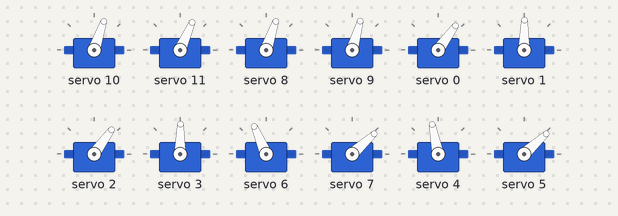
This sketch was run on a simulated Arduino Uno, built with avr-gcc and run on an emulated ATmega328P. Shown: 12 × servo. What the sketch prints to the serial monitor is not drawn.

Above: at 0.25 s.
At 2.4 s:
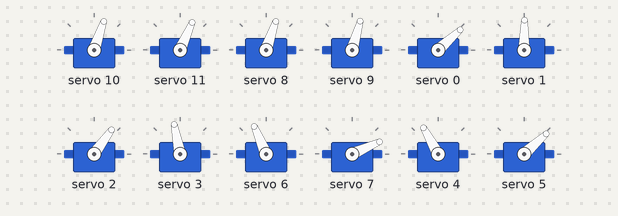
At 3.6 s:
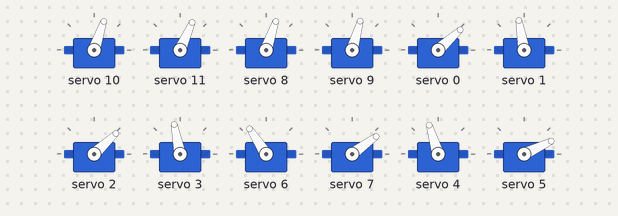
At 4.3 s:
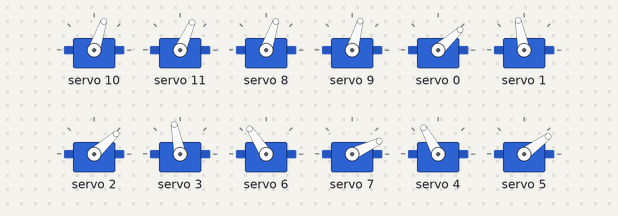
Timing chart, 0 to 5.6 s (numbered marks = the images above):
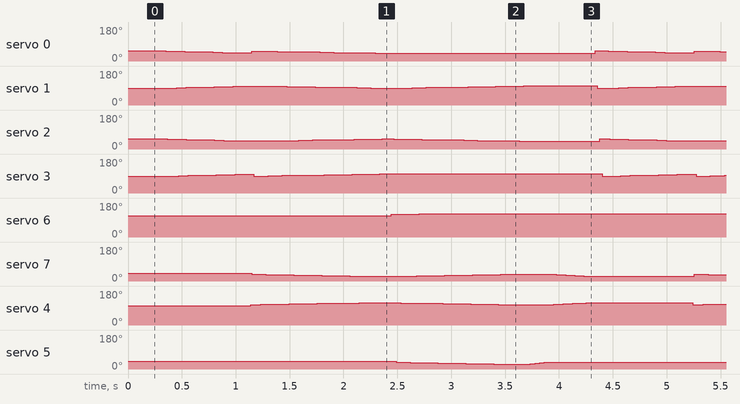

Measured:
- by itself, servo 1: moves between 89° and 101°, repeating every 4.1 s
- by itself, servo 2: moves between 42° and 54°, repeating every 4.1 s
- by itself, servo 6: repeats every 4.1 s: 121° 0.13 s, 122° 0.13 s, 123° 3.7 s, 120° 0.13 s
- by itself, servo 7: moves between 24° and 36°, repeating every 4.1 s
- by itself, servo 4: moves between 107° and 119°, repeating every 4.1 s
- by itself, servo 0: repeats every 4.1 s: 51° 0.09 s, 50° 0.09 s, 49° 0.09 s, 48° 0.09 s, 47° 0.09 s, 45° 0.09 s, 44° 0.09 s, 43° 0.10 s, 52° 0.11 s, 51° 0.13 s, 50° 0.13 s, 49° 0.13 s, 48° 0.13 s, 47° 0.13 s, 45° 0.13 s, 44° 0.13 s, 43° 0.13 s, 42° 2.0 s, 54° 0.12 s, 52° 0.09 s
- by itself, servo 5: repeats every 4.1 s: 33° 0.13 s, 32° 0.13 s, 31° 0.13 s, 30° 0.13 s, 29° 0.13 s, 28° 0.13 s, 26° 0.13 s, 25° 0.13 s, 24° 0.04 s, 25° 0.02 s, 26° 0.02 s, 28° 0.02 s, 29° 0.02 s, 30° 0.02 s, 31° 0.02 s, 32° 0.02 s, 33° 0.02 s, 35° 0.02 s, 36° 2.7 s, 35° 0.13 s

The sketch:

spotmicro.ino
```cpp
#include <Arduino.h>
#include <Wire.h>
#include <Adafruit_PWMServoDriver.h>
#include <SoftwareSerial.h>
#include "SpotMicroAI.h"


Adafruit_PWMServoDriver driver = Adafruit_PWMServoDriver();
SpotMicroAI spotMicroAI = SpotMicroAI(&driver);
char input;
//SoftwareSerial BTSerial(18, 19);  // RX, TX

void setup() {
  Serial.begin(9600);
  spotMicroAI.setUp();
  spotMicroAI.startPosition();
}

void loop() {

  // int j = 0;
  // for (int i = 0; i <= 60; i++) {

  //   if (i < 30) {
  //     j = i;
  //   } else {
  //     j = 60 - i;
  //   }

  //   spotMicroAI.leftFrontLeg.elbow.rotate(60 + j);
  //   spotMicroAI.rightFrontLeg.elbow.rotate(60 + j);

  //    spotMicroAI.leftFrontLeg.shoulderFlextion.rotate(5 + j);
  //    spotMicroAI.rightFrontLeg.shoulderFlextion.rotate(5 + j);

  //   spotMicroAI.leftBackLeg.elbow.rotate(60 +  j / 2);
  //   spotMicroAI.rightBackLeg.elbow.rotate(60 + j / 2);


  // }


  for (int i = 10; i > 0; i--) {

    spotMicroAI.leftFrontLeg.elbow.rotate(70 - i);
    spotMicroAI.rightFrontLeg.elbow.rotate(70 - i);

    spotMicroAI.leftBackLeg.elbow.rotate(70 - i);
    spotMicroAI.rightBackLeg.elbow.rotate(70 - i);

    delay(50);
  }

  for (int i = 1; i <= 10; i++) {
    spotMicroAI.leftFrontLeg.stepA(i);
    spotMicroAI.rightBackLeg.stepA(i);
    spotMicroAI.leftBackLeg.stepC(i);
    spotMicroAI.rightFrontLeg.stepC(i);
  }

  for (int i = 1; i <= 10; i++) {
    spotMicroAI.leftFrontLeg.stepB(i);
    spotMicroAI.rightBackLeg.stepB(i);
    spotMicroAI.leftBackLeg.stepA(i);
    spotMicroAI.rightFrontLeg.stepA(i);
  }

  for (int i = 1; i <= 10; i++) {

    spotMicroAI.rightFrontLeg.stepB(i);
  }

  for (int i = 1; i <= 10; i++) {
    spotMicroAI.leftFrontLeg.stepD(i);
    spotMicroAI.rightBackLeg.stepD(i);
  }


  // for (int i = 0; i <= 10; i++) {
  //   spotMicroAI.rightBackLeg.elbow.rotate(80-i);
  //   spotMicroAI.rightBackLeg.shoulderFlextion.rotate(i);

  //   spotMicroAI.leftBackLeg.elbow.rotate(80-i);
  //   spotMicroAI.leftBackLeg.shoulderFlextion.rotate(i);

  //   spotMicroAI.rightFrontLeg.elbow.rotate(80-i);
  //   spotMicroAI.rightFrontLeg.shoulderFlextion.rotate(i);

  //   spotMicroAI.leftFrontLeg.elbow.rotate(80-i);
  //   spotMicroAI.leftFrontLeg.shoulderFlextion.rotate(i);

  //   delay(100);
  // }

  // for (int i = 10; i >= 0; i--) {
  //   // spotMicroAI.rightBackLeg.elbow.rotate(80 - i);
  //   // spotMicroAI.rightBackLeg.shoulderFlextion.rotate(i);

  //   // spotMicroAI.leftBackLeg.elbow.rotate(80 - i);
  //   // spotMicroAI.leftBackLeg.shoulderFlextion.rotate(i);

  //   // spotMicroAI.rightFrontLeg.elbow.rotate(80 - i);
  //   // spotMicroAI.rightFrontLeg.shoulderFlextion.rotate(i);

  //   spotMicroAI.leftFrontLeg.elbow.rotate(80 - i);
  //   spotMicroAI.leftFrontLeg.shoulderFlextion.rotate(i);

  //   delay(100);
  // }

  // for (int i = 0; i < 40; i++) {
  //   spotMicroAI.leftFrontLeg.shoulderFlextion.rotate(i);
  //   spotMicroAI.leftBackLeg.shoulderFlextion.rotate(i);

  //   spotMicroAI.rightBackLeg.shoulderFlextion.rotate(i);
  //   spotMicroAI.rightFrontLeg.shoulderFlextion.rotate(i);
  //   delay(40);
  // }

  // for (int i = 40; i > 0; i--) {
  //   spotMicroAI.leftFrontLeg.shoulderFlextion.rotate(i);
  //   spotMicroAI.leftBackLeg.shoulderFlextion.rotate(i);

  //   spotMicroAI.rightBackLeg.shoulderFlextion.rotate(i);
  //   spotMicroAI.rightFrontLeg.shoulderFlextion.rotate(i);
  //   delay(40);
  // }

  // spotMicroAI.rightBackLeg.elbow.rotate(90);
  // spotMicroAI.rightFrontLeg.elbow.rotate(90);
  // delay(1000);

  // for (int i = 2; i <= 10; i++) {
  //   spotMicroAI.rightBackLeg.shoulderFlextion.rotate(i);
  //   spotMicroAI.rightBackLeg.elbow.rotate(90 + i);

  //   spotMicroAI.rightFrontLeg.shoulderFlextion.rotate(i);
  //   spotMicroAI.rightFrontLeg.elbow.rotate(90 + i);

  //   delay(50);
  // }


  // for (int i = 10; i >= 2; i--) {
  //   spotMicroAI.rightBackLeg.shoulderFlextion.rotate(i);
  //   spotMicroAI.rightBackLeg.elbow.rotate(90 + i);

  //   spotMicroAI.rightFrontLeg.shoulderFlextion.rotate(i);
  //   spotMicroAI.rightFrontLeg.elbow.rotate(90 + i);
  //   delay(50);
  // }
}
```

Joint.cpp
```cpp
#include "Joint.h"

Joint::Joint() {
}

Joint::Joint(Adafruit_PWMServoDriver *Driver, int servoNo, Direction direction, int minAllowedAngle, int maxAllowedAngle, int tuneDiffAngle, int leverageLength, int fixAngle) {
  driver = Driver;
  this->servoNo = servoNo;
  this->direction = direction;
  this->minAllowedAngle = minAllowedAngle;
  this->maxAllowedAngle = maxAllowedAngle;
  this->tuneDiffAngle = tuneDiffAngle;
  this->leverageLength = leverageLength;
  this->fixAngle = fixAngle;
}

void Joint::rotate(int angle) {
  Serial.println("rotate angle");
  Serial.println(angle);
  Serial.println(this->servoNo);
  angle = angle - this->fixAngle;
  if (angle < this->minAllowedAngle || angle > this->maxAllowedAngle) {
    return;
  }
  this->currentAngle = angle;
  if (this->tuneDiffAngle > 0) {
    angle = 180 - angle - this->tuneDiffAngle;
  }
  uint16_t pulselength = map(angle, 0, 180, SERVOMIN, SERVOMAX);
  driver->setPWM(this->servoNo, 0, pulselength);
  delay(5);
}

void Joint::rotateSmooth(int toAngle) {
  this->rotateTo(this->currentAngle, toAngle);
}

void Joint::rotateTo(int baseAngle, int toAngle) {
  Serial.println("\nRotateTo(" + String(baseAngle) + ", " + String(toAngle) + ")");

  if (baseAngle > toAngle) {
    for (int angle = baseAngle; angle >= toAngle; angle--) {
      this->rotate(angle);
      delay(40);
    }
  } else {
    for (int angle = baseAngle; angle <= toAngle; angle++) {
      this->rotate(angle);
      delay(40);
    }
  }


  Serial.println("");
  Serial.println("RotateTo done.");
}
```

Joint.h
```cpp
#ifndef MY_Joint_H
#define MY_Joint_H
#include <Adafruit_PWMServoDriver.h>

#define SERVOMIN 150  // This is the 'minimum' pulse length count (out of 4096)
#define SERVOMAX 600  // This is the 'maximum' pulse length count (out of 4096)
#define USMIN 400     // This is the rounded 'minimum' microsecond length based on the minimum pulse of 150
#define USMAX 2200    // This is the rounded 'maximum' microsecond length based on the maximum pulse of 600

enum Direction {
  DIRECTION_CW,  // right joint
  DIRECTION_CCW  // left joint
};

class Joint {
private:
  Adafruit_PWMServoDriver *driver;
  int servoNo;
  Direction direction;
  int minAllowedAngle = 0;
  int maxAllowedAngle = 180;
  int tuneDiffAngle = 0;
  int leverageLength = 0;
  int currentAngle = 0;

public:
  int fixAngle;
  Joint();
  Joint(Adafruit_PWMServoDriver *Driver,
      int servoNo,
      Direction direction,
      int minAllowedAngle,
      int maxAllowedAngle,
      int tuneDiffAngle,
      int leverageLength, int fixAngle);
  void rotate(int angle);
  void rotateTo(int baseAngle, int toAngle);
  void rotateSmooth(int toAngle);
};

#endif
```

Leg.cpp
```cpp
#include "Leg.h"

Leg ::Leg() {}

Leg::Leg(Adafruit_PWMServoDriver *Driver,
         Direction direction,
         int elbowStepPin, int shoulderFlextionStepPin, int sholderAbductionStepPin,
         int elbowFixAngle, int shoulderFixAngle, int abdFixAngle) {
  driver = Driver;

  this->sf_init = 165;
  this->elbow_init_angle = 90;
  this->sholderAbduction_init_angle = 90;

  int elbowTuneAngle = 0;
  if (direction == DIRECTION_CCW) {
    elbowTuneAngle = 90;
  }
  this->elbow = Joint(driver, elbowStepPin, direction, 1, 121, elbowTuneAngle, 0, elbowFixAngle);

  int soulderTuneAngle = 0;
  if (direction == DIRECTION_CCW) {
    soulderTuneAngle = 90;
  }
  this->shoulderFlextion = Joint(driver, shoulderFlextionStepPin, direction, 1, 120, soulderTuneAngle, 0, shoulderFixAngle);
  this->sholderAbduction = Joint(driver, sholderAbductionStepPin, direction, 39, 56, 0, 0, abdFixAngle);
}

// void Leg::startPosition()
// {
//     this->elbow.rotate(this->elbow_init_angle);
//     this->shoulderFlextion.rotate(this->sf_init);
//     this->sholderAbduction.rotate(this->sholderAbduction_init_angle);
// }

void Leg::stepA(int i) {
  this->shoulderFlextion.rotate(15 - i);
  this->elbow.rotate(60 + i);
}

void Leg::stepB(int i) {
  this->shoulderFlextion.rotate(i+5);
}

void Leg::stepC(int i) {
  this->elbow.rotate(70 - i);
}

void Leg::stepD(int i) {
  this->shoulderFlextion.rotate(15 - i);
}

// void Leg::down(){
//   this->shoulderFlextion.rotate(130);
// }

// void Leg::up(){
//   this->shoulderFlextion.rotate(150);
// }


// void Leg::stepForward()
// {
//     this->elbow.rotateSmooth(30);
//     delay(1000);
//     this->shoulderFlextion.rotateSmooth(130);
//     delay(1000);
//     this->elbow.rotateSmooth(60);
//     delay(1000);
//     this->shoulderFlextion.rotateSmooth(150);
//     delay(1000);
//     this->elbow.rotateSmooth(40);
//     delay(1000);
// }

// void Leg::stepOrigin()
// {
//     this->shoulderFlextion.rotateSmooth(165);
//     this->elbow.rotateSmooth(40);
// }
```

Leg.h
```cpp
#ifndef MY_LEG_H
#define MY_LEG_H

#include "Joint.h"

class Leg {
private:
  Adafruit_PWMServoDriver *driver;
  int sf_init;
  int elbow_init_angle;
  int sholderAbduction_init_angle;
public:
  Leg();
  Leg(Adafruit_PWMServoDriver *Driver, Direction direction, int elbowStepPin, int shoulderFlextionStepPin, int sholderAbductionStepPin, int elbowFixAngle, int shoulderFixAngle, int abdFixAngle);
  Joint elbow;
  Joint shoulderFlextion;
  Joint sholderAbduction;
  // void startPosition();
  // void stepForward();
  // void down();
  // void up();
  // void stepOrigin();
  void stepA(int i);
  void stepB(int i);
  void stepC(int i);
  void stepD(int i);
};

#endif
```

SpotMicroAI.cpp
```cpp
#include "SpotMicroAI.h"

SpotMicroAI::SpotMicroAI(Adafruit_PWMServoDriver *pwm) {
  driver = pwm;
}

void SpotMicroAI::setUp() {
  driver->begin();
  driver->setOscillatorFrequency(Oscillator_Frequency);
  driver->setPWMFreq(SERVO_FREQ);

  delay(10);
  this->leftFrontLeg = Leg(driver,
                           DIRECTION_CCW,
                           LEFT_FRONT_ELBOW_PIN,
                           LEFT_FRONT_SHOULDER_PIN,
                           LEFT_FRONT_A_PIN,
                           LEFT_FRONT_ELBOW_FA,
                           LEFT_FRONT_SHOULDER_FA,
                           LEFT_FRONT_A_FA);

  this->rightFrontLeg = Leg(driver,
                            DIRECTION_CW,
                            RIGHT_FRONT_ELBOW_PIN,
                            RIGHT_FRONT_SHOULDER_PIN,
                            RIGHT_FRONT_A_PIN,
                            RIGHT_FRONT_ELBOW_FA,
                            RIGHT_FRONT_SHOULDER_FA,
                            RIGHT_FRONT_A_FA);

  this->leftBackLeg = Leg(driver,
                          DIRECTION_CCW,
                          LEFT_BACK_ELBOW_PIN,
                          LEFT_BACK_SHOULDER_PIN,
                          LEFT_BACK_A_PIN,
                          LEFT_BACK_ELBOW_FA,
                          LEFT_BACK_SHOULDER_FA,
                          LEFT_BACK_A_FA);

  this->rightBackLeg = Leg(driver,
                           DIRECTION_CW,
                           RIGHT_BACK_ELBOW_PIN,
                           RIGHT_BACK_SHOULDER_PIN,
                           RIGHT_BACK_A_PIN,
                           RIGHT_BACK_ELBOW_FA,
                           RIGHT_BACK_SHOULDER_FA,
                           RIGHT_BACK_A_FA);
}

void SpotMicroAI::startPosition() {
  int elbow = 60;
  int shoulder = 20;
  int abduction = 45;


  this->leftBackLeg.sholderAbduction.rotate(abduction);
  this->rightBackLeg.sholderAbduction.rotate(abduction);
  this->leftFrontLeg.sholderAbduction.rotate(abduction);
  this->rightFrontLeg.sholderAbduction.rotate(abduction);

  this->leftFrontLeg.elbow.rotate(elbow);
  this->rightFrontLeg.elbow.rotate(elbow);
  this->leftBackLeg.elbow.rotate(elbow);
  this->rightBackLeg.elbow.rotate(elbow);

   this->leftBackLeg.shoulderFlextion.rotate(shoulder);
   this->rightBackLeg.shoulderFlextion.rotate(shoulder);
   this->leftFrontLeg.shoulderFlextion.rotate(shoulder);
   this->rightFrontLeg.shoulderFlextion.rotate(shoulder);


  // this->leftFrontLeg.startPosition();
  // this->rightFrontLeg.startPosition();
  // this->leftBackLeg.startPosition();
  // this->rightBackLeg.startPosition();
}

// void SpotMicroAI::walk()
// {

//     //this->rightBackLeg.stepForward();
//     // this->leftBackLeg.stepOrigin();
//     // this->leftFrontLeg.stepOrigin();
//     this->rightFrontLeg.down();


//     // this->leftBackLeg.stepForward();
//     // this->rightBackLeg.stepOrigin();
//     // this->rightFrontLeg.stepOrigin();
//     // this->leftFrontLeg.stepForward();
//     this->rightFrontLeg.up();
//     // delay(1000);
// }

// void SpotMicroAI::march()
// {
//     this->rightFrontLeg.stepUp();
//     this->leftBackLeg.stepUp();
//     delay(500);
//     this->rightFrontLeg.stepDown();
//     this->leftBackLeg.stepDown();
//     delay(500);
//     this->leftFrontLeg.stepUp();
//     this->rightBackLeg.stepUp();
//     delay(500);
//     this->leftFrontLeg.stepDown();
//     this->rightBackLeg.stepDown();
// }
```

SpotMicroAI.h
```cpp
#ifndef MY_SPOTMICROAI_H
#define MY_SPOTMICROAI_H

#define SERVO_FREQ 50
#define Oscillator_Frequency 27000000

#include "Leg.h"

// pins

#define LEFT_FRONT_ELBOW_PIN 0
#define RIGHT_FRONT_ELBOW_PIN 1
#define LEFT_BACK_ELBOW_PIN 2
#define RIGHT_BACK_ELBOW_PIN 3

#define LEFT_FRONT_SHOULDER_PIN 4
#define RIGHT_FRONT_SHOULDER_PIN 5
#define LEFT_BACK_SHOULDER_PIN 6
#define RIGHT_BACK_SHOULDER_PIN 7

#define LEFT_FRONT_A_PIN 8
#define RIGHT_FRONT_A_PIN 9
#define LEFT_BACK_A_PIN 10
#define RIGHT_BACK_A_PIN 11

// fix angles

#define LEFT_FRONT_ELBOW_FA 0
#define RIGHT_FRONT_ELBOW_FA 0
#define LEFT_BACK_ELBOW_FA 0
#define RIGHT_BACK_ELBOW_FA 0

#define LEFT_FRONT_SHOULDER_FA 0
#define RIGHT_FRONT_SHOULDER_FA 0
#define LEFT_BACK_SHOULDER_FA 10
#define RIGHT_BACK_SHOULDER_FA 0

#define LEFT_FRONT_A_FA 0
#define RIGHT_FRONT_A_FA -2
#define LEFT_BACK_A_FA 0
#define RIGHT_BACK_A_FA 5


class SpotMicroAI {
private:
  Adafruit_PWMServoDriver *driver;  //reference to driver instantiation

public:
  Leg leftFrontLeg;
  Leg rightFrontLeg;

  Leg leftBackLeg;
  Leg rightBackLeg;
  SpotMicroAI(Adafruit_PWMServoDriver *pwm);
  void setUp();
  void startPosition();
  //   void walk();
  //   void march();
};

#endif
```
